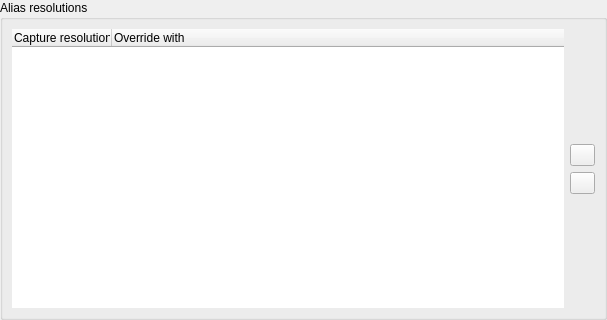
<?xml version="1.0" encoding="UTF-8"?>
<ui version="4.0">
 <class>control_panel::capture::AliasResolutions</class>
 <widget class="QWidget" name="ControlPanel_Capture_AliasResolutions">
  <property name="geometry">
   <rect>
    <x>0</x>
    <y>0</y>
    <width>607</width>
    <height>320</height>
   </rect>
  </property>
  <property name="sizePolicy">
   <sizepolicy hsizetype="Preferred" vsizetype="Preferred">
    <horstretch>0</horstretch>
    <verstretch>0</verstretch>
   </sizepolicy>
  </property>
  <property name="minimumSize">
   <size>
    <width>0</width>
    <height>320</height>
   </size>
  </property>
  <property name="focusPolicy">
   <enum>Qt::ClickFocus</enum>
  </property>
  <layout class="QVBoxLayout" name="verticalLayout">
   <property name="leftMargin">
    <number>0</number>
   </property>
   <property name="topMargin">
    <number>0</number>
   </property>
   <property name="rightMargin">
    <number>0</number>
   </property>
   <property name="bottomMargin">
    <number>0</number>
   </property>
   <item>
    <widget class="QGroupBox" name="groupBox">
     <property name="title">
      <string>Alias resolutions</string>
     </property>
     <layout class="QHBoxLayout" name="horizontalLayout">
      <property name="spacing">
       <number>6</number>
      </property>
      <property name="topMargin">
       <number>9</number>
      </property>
      <item>
       <widget class="QTreeWidget" name="treeWidget_knownAliases">
        <property name="sizePolicy">
         <sizepolicy hsizetype="Expanding" vsizetype="Expanding">
          <horstretch>0</horstretch>
          <verstretch>0</verstretch>
         </sizepolicy>
        </property>
        <property name="frameShape">
         <enum>QFrame::NoFrame</enum>
        </property>
        <property name="alternatingRowColors">
         <bool>false</bool>
        </property>
        <property name="selectionMode">
         <enum>QAbstractItemView::MultiSelection</enum>
        </property>
        <property name="verticalScrollMode">
         <enum>QAbstractItemView::ScrollPerPixel</enum>
        </property>
        <property name="indentation">
         <number>20</number>
        </property>
        <property name="rootIsDecorated">
         <bool>false</bool>
        </property>
        <property name="itemsExpandable">
         <bool>false</bool>
        </property>
        <property name="expandsOnDoubleClick">
         <bool>false</bool>
        </property>
        <attribute name="headerStretchLastSection">
         <bool>true</bool>
        </attribute>
        <column>
         <property name="text">
          <string>Capture resolution</string>
         </property>
        </column>
        <column>
         <property name="text">
          <string>Override with</string>
         </property>
        </column>
       </widget>
      </item>
      <item>
       <layout class="QVBoxLayout" name="verticalLayout_2">
        <property name="spacing">
         <number>6</number>
        </property>
        <property name="topMargin">
         <number>0</number>
        </property>
        <item>
         <spacer name="verticalSpacer_2">
          <property name="orientation">
           <enum>Qt::Vertical</enum>
          </property>
          <property name="sizeType">
           <enum>QSizePolicy::MinimumExpanding</enum>
          </property>
          <property name="sizeHint" stdset="0">
           <size>
            <width>20</width>
            <height>40</height>
           </size>
          </property>
         </spacer>
        </item>
        <item>
         <widget class="QPushButton" name="pushButton_addAlias">
          <property name="sizePolicy">
           <sizepolicy hsizetype="Fixed" vsizetype="Maximum">
            <horstretch>0</horstretch>
            <verstretch>0</verstretch>
           </sizepolicy>
          </property>
          <property name="minimumSize">
           <size>
            <width>25</width>
            <height>0</height>
           </size>
          </property>
          <property name="maximumSize">
           <size>
            <width>25</width>
            <height>16777215</height>
           </size>
          </property>
          <property name="toolTip">
           <string>Add an alias</string>
          </property>
          <property name="text">
           <string/>
          </property>
          <property name="icon">
           <iconset resource="../../../res.qrc">
            <normaloff>:/res/icons/plus.png</normaloff>
            <disabledoff>:/res/icons/plus_disabled.png</disabledoff>:/res/icons/plus.png</iconset>
          </property>
         </widget>
        </item>
        <item>
         <widget class="QPushButton" name="pushButton_deleteSelectedAliases">
          <property name="sizePolicy">
           <sizepolicy hsizetype="Fixed" vsizetype="Fixed">
            <horstretch>0</horstretch>
            <verstretch>0</verstretch>
           </sizepolicy>
          </property>
          <property name="minimumSize">
           <size>
            <width>25</width>
            <height>0</height>
           </size>
          </property>
          <property name="maximumSize">
           <size>
            <width>25</width>
            <height>16777215</height>
           </size>
          </property>
          <property name="toolTip">
           <string>Delete the selected alias(es)</string>
          </property>
          <property name="text">
           <string/>
          </property>
          <property name="icon">
           <iconset resource="../../../res.qrc">
            <normaloff>:/res/icons/minus.png</normaloff>
            <disabledoff>:/res/icons/minus_disabled.png</disabledoff>:/res/icons/minus.png</iconset>
          </property>
         </widget>
        </item>
        <item>
         <spacer name="verticalSpacer">
          <property name="orientation">
           <enum>Qt::Vertical</enum>
          </property>
          <property name="sizeType">
           <enum>QSizePolicy::MinimumExpanding</enum>
          </property>
          <property name="sizeHint" stdset="0">
           <size>
            <width>20</width>
            <height>40</height>
           </size>
          </property>
         </spacer>
        </item>
       </layout>
      </item>
     </layout>
    </widget>
   </item>
  </layout>
 </widget>
 <resources>
  <include location="../../../res.qrc"/>
 </resources>
 <connections/>
</ui>
